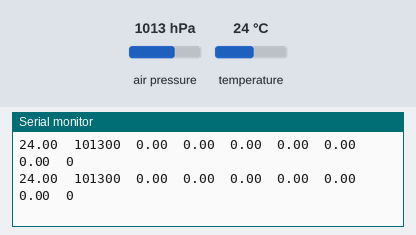
Bench run of a sketch on a simulated Arduino Uno, built with avr-gcc and run on an emulated ATmega328P. Parts: the last lines printed to the serial monitor. The inputs (shaded band) are chosen by the test bench; at power-on: air pressure 1013 hPa, temperature 24 °C.

Above: at 1.2 s.
1.3 s: air pressure set to 1025 hPa
At 1.9 s:
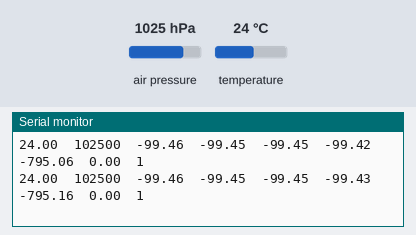
4.3 s: temperature set to 2 °C
At 5.4 s:
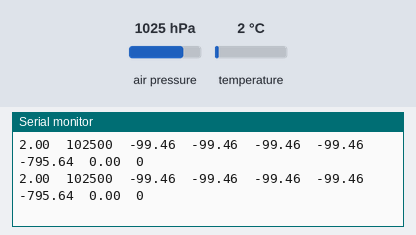
7.3 s: air pressure set to 952 hPa
At 8.1 s:
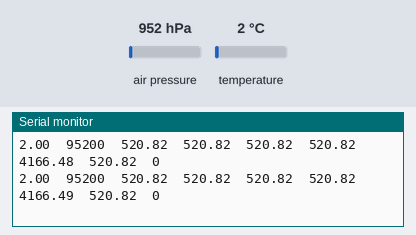
10.3 s: temperature set to 12 °C
At 11.2 s:
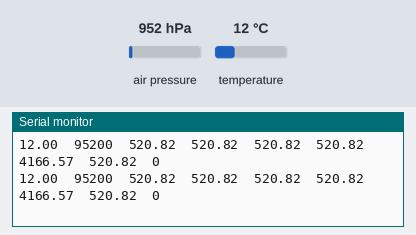
13.3 s: air pressure set to 1000 hPa
At 13.8 s:
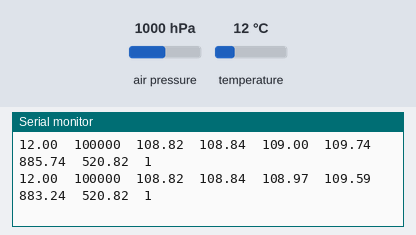
Timing chart, 0 to 16.3 s (numbered marks = the images above; inputs shaded):
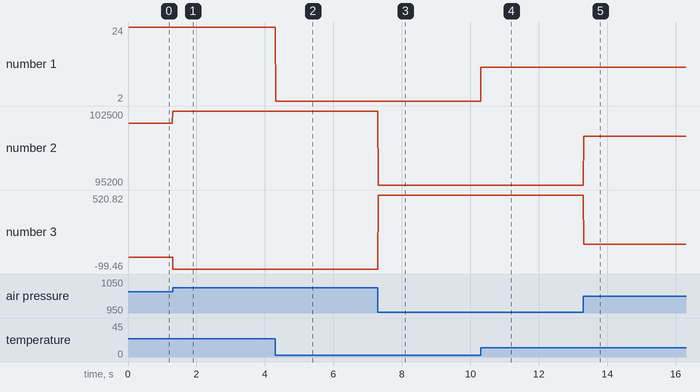

The sketch:

C_Augusto.ino
```cpp
#include <Adafruit_BMP085.h>
//#include <Adafruit_BMP280.h>
//#include <Wire.h>
//#include <SD.h>

// SD
// #define SD_CS_PIN 53;
// #define SD_CS_PIN 10;
// const int chipSelect = 53;
// char charSD[15];
// int numtxtSD = 0;

//detecção de altura
float altura0;
float alturasoma = 0;
float alturatarada;

//filtragem de dados
float alpha = 0.2;    // fator de suavização
float filtrado = 0;   // valor inicial
float filtrado2 = 0;  //valor inicial2
float filtrado3 = 0;
float apogeu = 0;
float aux = 0;

//detecção de queda
int det_queda = 0;
float mediafiltro[8];
int queda = 0;
int j = 0;
float resultado;

Adafruit_BMP085 bmp;
//Adafruit_BMP280 bmp;

void setup() {
  int contador = 0;
  Serial.begin(115200);
  //delay(1000);
  //Wire.begin(21,22);
  if (!bmp.begin()) {
    Serial.println("bmp nao encontrado, verifique as conexoes");
    while (1) {}
  }
  //Serial.println("Iniciando SD");

  //if(!SD.begin(chipSelect)){
  //Serial.println("erro ao iniciar SD");
  //while (true);
  //}

  //File dataFile = SD.open(charSD, FILE_WRITE);
  //while (true){
  //sprintf(charSD, numtxtSD == 0 ? "dataCA.txt" : "dataCA%03d.txt", numtxtSD);
  //if(!SD.exists(charSD)) break;
  //numtxtSD++;
  //}
  Serial.println("Temperatura   |   Pressao   |   Altitude    |   Filtro    |   Apogeu    ");
  for (int i = 0; i < 9; i++) {
    alturasoma += bmp.readAltitude();
  }
  alturasoma = alturasoma / 9;
}

void loop() {
  alturatarada = bmp.readAltitude() - alturasoma;

  filtrado = alpha * alturatarada + (1 - alpha) * aux;
  aux = filtrado;

  filtrado2 = alpha * filtrado + (1 - alpha) * filtrado2;
  filtrado3 = alpha * filtrado2 + (1 - alpha) * filtrado3;

  if (filtrado3 > apogeu) {
    apogeu = filtrado3;
  }

  for (int i = 8 - 1; i > 0; i--) {
    mediafiltro[i] = mediafiltro[i - 1];
  }
  mediafiltro[0] = filtrado3;

  resultado = 0;

  for (int i = 0; i < 8; i++) {
    resultado += mediafiltro[i];
  }

  det_queda = 0;

  for (int i = 8 - 1; i > 0; i--) {
    if(mediafiltro[i] > mediafiltro[i-1]){
      det_queda++;
    }
  }


if(det_queda > 3){
  queda = 1;
} else {
  queda = 0;
}


  Serial.print(bmp.readTemperature());
  Serial.print("\t");
  Serial.print(bmp.readPressure());
  Serial.print("\t");
  Serial.print(alturatarada);
  Serial.print("\t");
  Serial.print(filtrado);
  Serial.print("\t");
  Serial.print(filtrado2);
  Serial.print("\t");
  Serial.print(filtrado3);
  Serial.print("\t");
  Serial.print(resultado);
  Serial.print("\t");
  Serial.print(apogeu);
  Serial.print("\t");
  Serial.print(queda);

  Serial.println();
  }
```

Measured:
- after the input at 1.3 s, the serial monitor: prints a new line at once (image 1)
- after the input at 4.3 s, the serial monitor: prints a new line at once (image 2)
- after the input at 7.3 s, the serial monitor: prints a new line at once (image 3)
- after the input at 13.3 s, the serial monitor: prints a new line at once (image 5)
- plotted number 1: 24 → 2 after the input at 4.3 s
- plotted number 2: 101300 → 102500 after the input at 1.3 s, 102500 → 95200 after the input at 7.3 s, 95200 → 100000 after the input at 13.3 s
- plotted number 3: 0 → -99.46 after the input at 1.3 s, -99.46 → 520.82 after the input at 7.3 s, 520.82 → 108.82 after the input at 13.3 s
